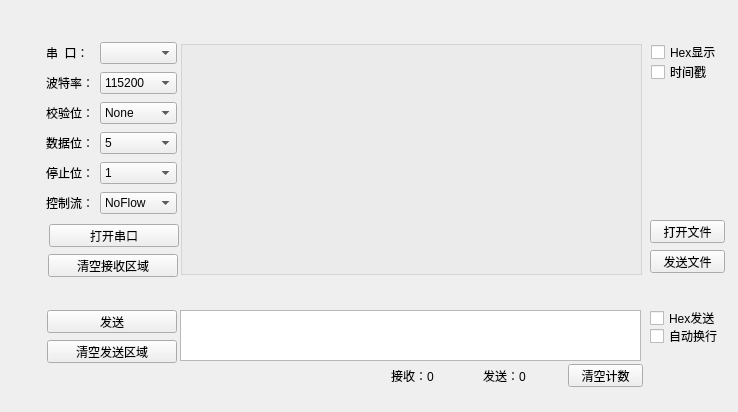
<?xml version="1.0" encoding="UTF-8"?>
<ui version="4.0">
 <class>WidgetSerial</class>
 <widget class="QWidget" name="WidgetSerial">
  <property name="geometry">
   <rect>
    <x>0</x>
    <y>0</y>
    <width>738</width>
    <height>412</height>
   </rect>
  </property>
  <property name="minimumSize">
   <size>
    <width>641</width>
    <height>351</height>
   </size>
  </property>
  <property name="maximumSize">
   <size>
    <width>738</width>
    <height>412</height>
   </size>
  </property>
  <property name="windowTitle">
   <string>串口助手 1.0</string>
  </property>
  <property name="autoFillBackground">
   <bool>false</bool>
  </property>
  <property name="styleSheet">
   <string notr="true"/>
  </property>
  <widget class="QPushButton" name="CleanSendButton">
   <property name="geometry">
    <rect>
     <x>47</x>
     <y>340</y>
     <width>130</width>
     <height>23</height>
    </rect>
   </property>
   <property name="text">
    <string>清空发送区域</string>
   </property>
  </widget>
  <widget class="QPushButton" name="SendButton">
   <property name="geometry">
    <rect>
     <x>47</x>
     <y>310</y>
     <width>130</width>
     <height>23</height>
    </rect>
   </property>
   <property name="text">
    <string>发送</string>
   </property>
  </widget>
  <widget class="QLabel" name="label_SendCount">
   <property name="geometry">
    <rect>
     <x>483</x>
     <y>370</y>
     <width>54</width>
     <height>12</height>
    </rect>
   </property>
   <property name="text">
    <string>发送：0</string>
   </property>
  </widget>
  <widget class="QCheckBox" name="checkBox_ReciveHex">
   <property name="geometry">
    <rect>
     <x>651</x>
     <y>44</y>
     <width>71</width>
     <height>16</height>
    </rect>
   </property>
   <property name="text">
    <string>Hex显示</string>
   </property>
  </widget>
  <widget class="QPushButton" name="CleanReciveButton">
   <property name="geometry">
    <rect>
     <x>48</x>
     <y>254</y>
     <width>130</width>
     <height>23</height>
    </rect>
   </property>
   <property name="text">
    <string>清空接收区域</string>
   </property>
  </widget>
  <widget class="QWidget" name="layoutWidget">
   <property name="geometry">
    <rect>
     <x>46</x>
     <y>40</y>
     <width>131</width>
     <height>181</height>
    </rect>
   </property>
   <layout class="QGridLayout" name="gridLayout">
    <item row="0" column="0">
     <widget class="QLabel" name="Seriallabel">
      <property name="text">
       <string>串  口：</string>
      </property>
      <property name="buddy">
       <cstring>SerialcomboBoxl</cstring>
      </property>
     </widget>
    </item>
    <item row="0" column="1">
     <widget class="QComboBox" name="SerialcomboBoxl"/>
    </item>
    <item row="1" column="0">
     <widget class="QLabel" name="Baudlabel">
      <property name="text">
       <string>波特率：</string>
      </property>
      <property name="buddy">
       <cstring>BaudcomboBox</cstring>
      </property>
     </widget>
    </item>
    <item row="1" column="1">
     <widget class="QComboBox" name="BaudcomboBox">
      <item>
       <property name="text">
        <string>115200</string>
       </property>
      </item>
      <item>
       <property name="text">
        <string>9600</string>
       </property>
      </item>
      <item>
       <property name="text">
        <string>4800</string>
       </property>
      </item>
     </widget>
    </item>
    <item row="2" column="0">
     <widget class="QLabel" name="Paritylabel">
      <property name="text">
       <string>校验位：</string>
      </property>
      <property name="buddy">
       <cstring>ParitycomboBox</cstring>
      </property>
     </widget>
    </item>
    <item row="2" column="1">
     <widget class="QComboBox" name="ParitycomboBox">
      <item>
       <property name="text">
        <string>None</string>
       </property>
      </item>
      <item>
       <property name="text">
        <string>Even</string>
       </property>
      </item>
      <item>
       <property name="text">
        <string>Odd</string>
       </property>
      </item>
      <item>
       <property name="text">
        <string>Space</string>
       </property>
      </item>
      <item>
       <property name="text">
        <string>Mark</string>
       </property>
      </item>
     </widget>
    </item>
    <item row="3" column="0">
     <widget class="QLabel" name="Datalabel">
      <property name="text">
       <string>数据位：</string>
      </property>
      <property name="buddy">
       <cstring>DatacomboBox</cstring>
      </property>
     </widget>
    </item>
    <item row="3" column="1">
     <widget class="QComboBox" name="DatacomboBox">
      <item>
       <property name="text">
        <string>5</string>
       </property>
      </item>
      <item>
       <property name="text">
        <string>6</string>
       </property>
      </item>
      <item>
       <property name="text">
        <string>7</string>
       </property>
      </item>
      <item>
       <property name="text">
        <string>8</string>
       </property>
      </item>
     </widget>
    </item>
    <item row="4" column="0">
     <widget class="QLabel" name="Stoplabel">
      <property name="text">
       <string>停止位：</string>
      </property>
      <property name="buddy">
       <cstring>StopcomboBox</cstring>
      </property>
     </widget>
    </item>
    <item row="4" column="1">
     <widget class="QComboBox" name="StopcomboBox">
      <item>
       <property name="text">
        <string>1</string>
       </property>
      </item>
      <item>
       <property name="text">
        <string>1.5</string>
       </property>
      </item>
      <item>
       <property name="text">
        <string>2</string>
       </property>
      </item>
     </widget>
    </item>
    <item row="5" column="0">
     <widget class="QLabel" name="controlflowlabel">
      <property name="text">
       <string>控制流：</string>
      </property>
      <property name="buddy">
       <cstring>controlflowcomboBox</cstring>
      </property>
     </widget>
    </item>
    <item row="5" column="1">
     <widget class="QComboBox" name="controlflowcomboBox">
      <item>
       <property name="text">
        <string>NoFlow</string>
       </property>
      </item>
      <item>
       <property name="text">
        <string>Hardward</string>
       </property>
      </item>
      <item>
       <property name="text">
        <string>Softward</string>
       </property>
      </item>
     </widget>
    </item>
   </layout>
  </widget>
  <widget class="QTextEdit" name="ReciveTextEdit">
   <property name="geometry">
    <rect>
     <x>181</x>
     <y>44</y>
     <width>461</width>
     <height>231</height>
    </rect>
   </property>
   <property name="styleSheet">
    <string notr="true">background-color: rgba(229, 229, 229, 100);</string>
   </property>
   <property name="readOnly">
    <bool>true</bool>
   </property>
   <property name="html">
    <string>&lt;!DOCTYPE HTML PUBLIC &quot;-//W3C//DTD HTML 4.0//EN&quot; &quot;http://www.w3.org/TR/REC-html40/strict.dtd&quot;&gt;
&lt;html&gt;&lt;head&gt;&lt;meta name=&quot;qrichtext&quot; content=&quot;1&quot; /&gt;&lt;style type=&quot;text/css&quot;&gt;
p, li { white-space: pre-wrap; }
&lt;/style&gt;&lt;/head&gt;&lt;body style=&quot; font-family:'SimSun'; font-size:9pt; font-weight:400; font-style:normal;&quot;&gt;
&lt;p style=&quot;-qt-paragraph-type:empty; margin-top:0px; margin-bottom:0px; margin-left:0px; margin-right:0px; -qt-block-indent:0; text-indent:0px;&quot;&gt;&lt;br /&gt;&lt;/p&gt;&lt;/body&gt;&lt;/html&gt;</string>
   </property>
  </widget>
  <widget class="QCheckBox" name="checkBox_ShowReciveTime">
   <property name="geometry">
    <rect>
     <x>651</x>
     <y>64</y>
     <width>71</width>
     <height>16</height>
    </rect>
   </property>
   <property name="text">
    <string>时间戳</string>
   </property>
  </widget>
  <widget class="QCheckBox" name="checkBox_SendLindFeed">
   <property name="geometry">
    <rect>
     <x>650</x>
     <y>328</y>
     <width>71</width>
     <height>16</height>
    </rect>
   </property>
   <property name="text">
    <string>自动换行</string>
   </property>
  </widget>
  <widget class="QPushButton" name="pushButton_emptyCount">
   <property name="geometry">
    <rect>
     <x>568</x>
     <y>364</y>
     <width>75</width>
     <height>23</height>
    </rect>
   </property>
   <property name="text">
    <string>清空计数</string>
   </property>
  </widget>
  <widget class="QCheckBox" name="checkBox_SendHex">
   <property name="geometry">
    <rect>
     <x>650</x>
     <y>310</y>
     <width>71</width>
     <height>16</height>
    </rect>
   </property>
   <property name="text">
    <string>Hex发送</string>
   </property>
  </widget>
  <widget class="QPushButton" name="SwitchButton">
   <property name="geometry">
    <rect>
     <x>49</x>
     <y>224</y>
     <width>130</width>
     <height>23</height>
    </rect>
   </property>
   <property name="text">
    <string>打开串口</string>
   </property>
  </widget>
  <widget class="QTextEdit" name="SendtextEdit">
   <property name="geometry">
    <rect>
     <x>180</x>
     <y>310</y>
     <width>461</width>
     <height>51</height>
    </rect>
   </property>
  </widget>
  <widget class="QLabel" name="label_ReceiveCount">
   <property name="geometry">
    <rect>
     <x>391</x>
     <y>370</y>
     <width>54</width>
     <height>12</height>
    </rect>
   </property>
   <property name="text">
    <string>接收：0</string>
   </property>
  </widget>
  <widget class="QPushButton" name="pushButton_openFile">
   <property name="geometry">
    <rect>
     <x>650</x>
     <y>220</y>
     <width>75</width>
     <height>23</height>
    </rect>
   </property>
   <property name="text">
    <string>打开文件</string>
   </property>
  </widget>
  <widget class="QPushButton" name="pushButton_sendfile">
   <property name="geometry">
    <rect>
     <x>650</x>
     <y>250</y>
     <width>75</width>
     <height>23</height>
    </rect>
   </property>
   <property name="text">
    <string>发送文件</string>
   </property>
  </widget>
 </widget>
 <resources/>
 <connections/>
</ui>
